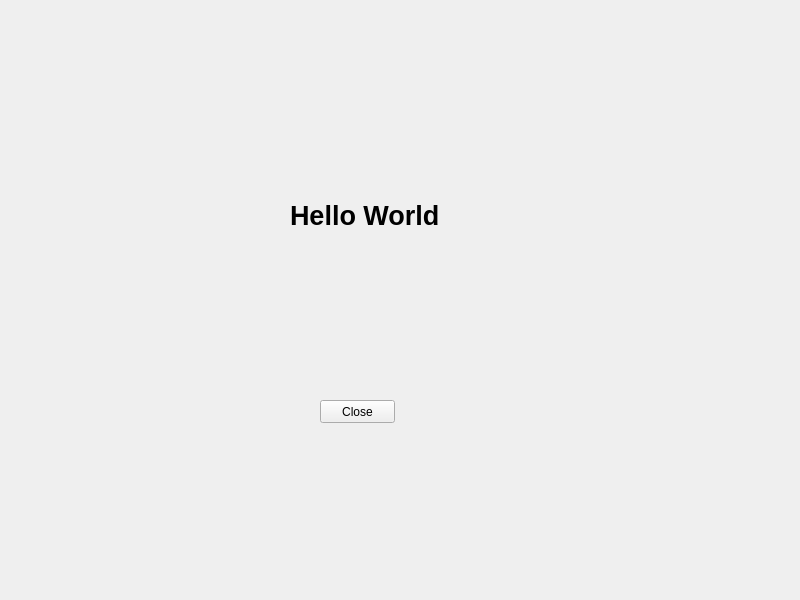
<?xml version="1.0" encoding="UTF-8"?>
<ui version="4.0">
 <class>Widget</class>
 <widget class="QWidget" name="Widget">
  <property name="geometry">
   <rect>
    <x>0</x>
    <y>0</y>
    <width>800</width>
    <height>600</height>
   </rect>
  </property>
  <property name="windowTitle">
   <string>Widget</string>
  </property>
  <widget class="QPushButton" name="btnClose">
   <property name="geometry">
    <rect>
     <x>320</x>
     <y>400</y>
     <width>75</width>
     <height>23</height>
    </rect>
   </property>
   <property name="text">
    <string>Close</string>
   </property>
  </widget>
  <widget class="QLabel" name="label">
   <property name="geometry">
    <rect>
     <x>290</x>
     <y>170</y>
     <width>221</width>
     <height>91</height>
    </rect>
   </property>
   <property name="font">
    <font>
     <pointsize>20</pointsize>
     <bold>true</bold>
    </font>
   </property>
   <property name="text">
    <string>Hello World</string>
   </property>
  </widget>
 </widget>
 <resources/>
 <connections>
  <connection>
   <sender>btnClose</sender>
   <signal>clicked()</signal>
   <receiver>Widget</receiver>
   <slot>close()</slot>
   <hints>
    <hint type="sourcelabel">
     <x>357</x>
     <y>411</y>
    </hint>
    <hint type="destinationlabel">
     <x>399</x>
     <y>299</y>
    </hint>
   </hints>
  </connection>
 </connections>
</ui>
